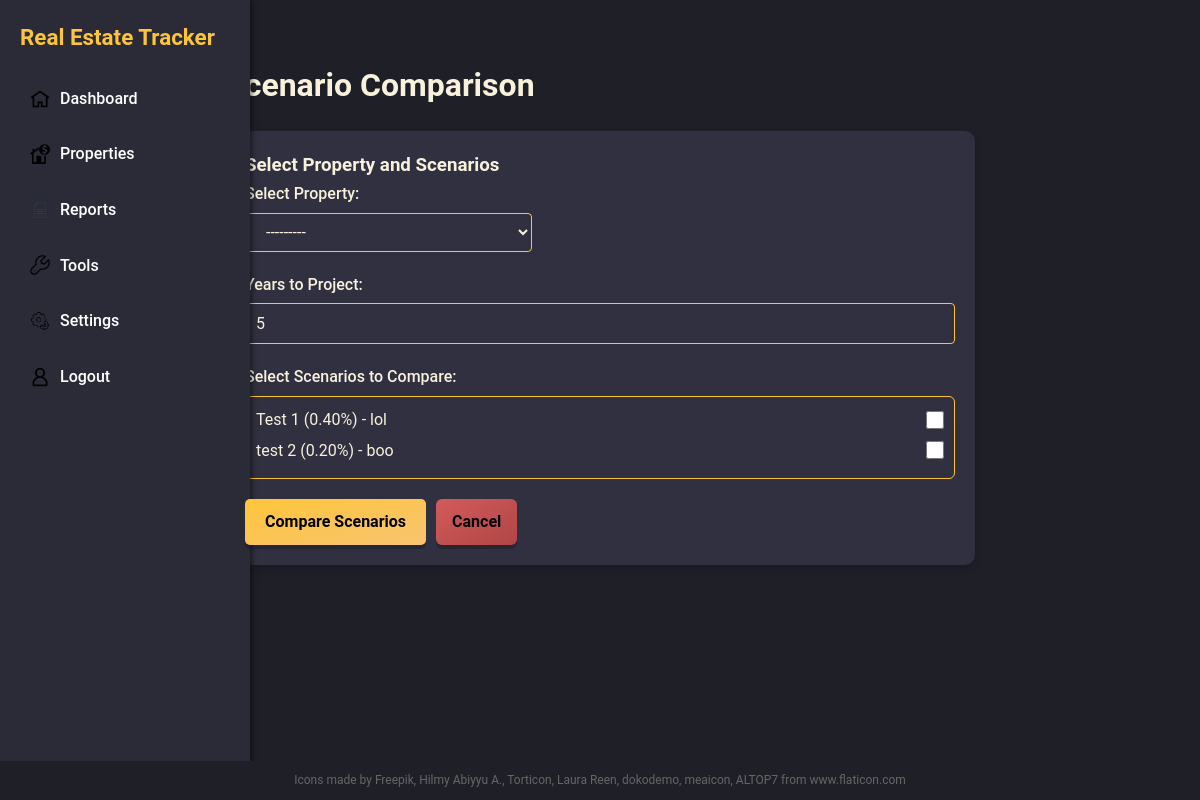
The page /tools/scenarios/compare/ (signed in) on the database as committed earlier.
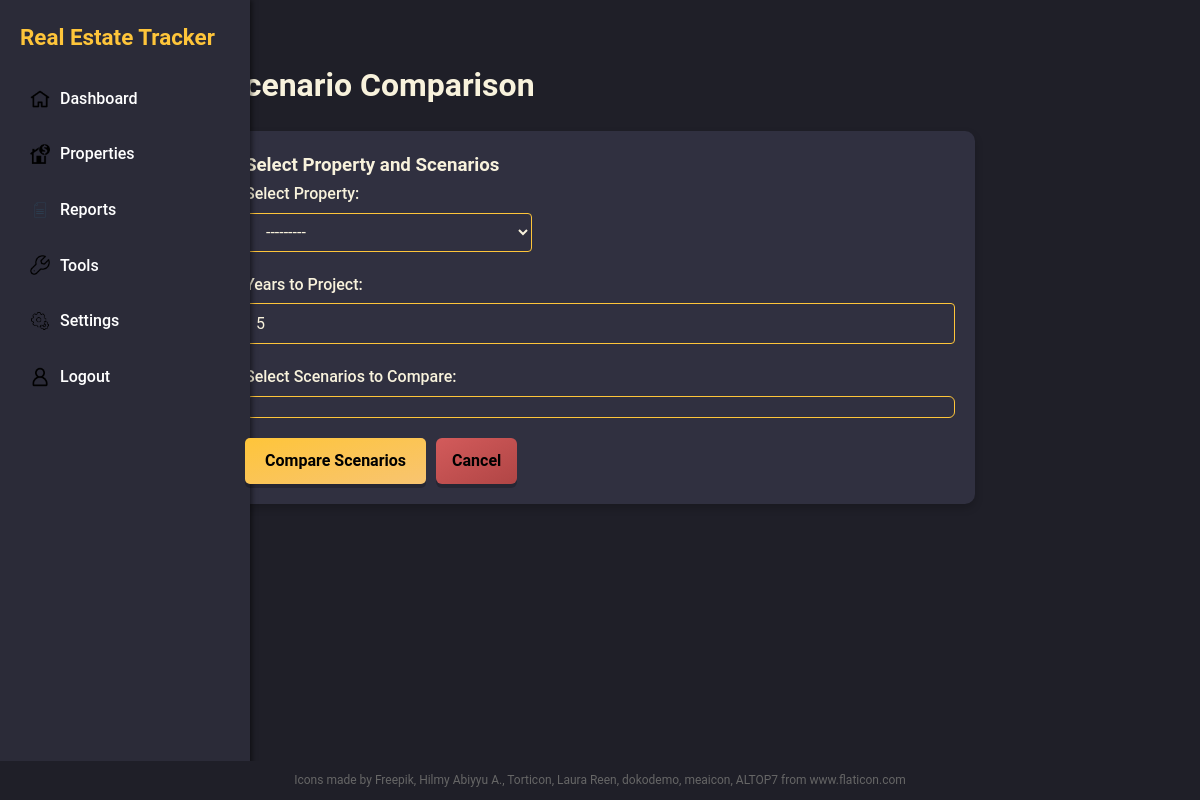
The same page on the database as committed later.
### core/models.py (models this page shows, shortened)
class Scenario(models.Model):
    name = models.CharField(max_length=100)
    growth_rate = models.DecimalField(max_digits=5, decimal_places=2)
    description = models.TextField(blank=True)
    created_at = models.DateTimeField(auto_now_add=True)

### core/views.py (the view)
# urls.py: path('tools/scenarios/compare/', views.scenario_comparison, name='scenario_comparison'),
@login_required
def scenario_comparison(request):
    if request.method == 'POST':
        form = ScenarioComparisonForm(request.POST)
        if form.is_valid():
            property_obj = form.cleaned_data['property']
            years_ahead = form.cleaned_data['years_ahead']
            selected_scenarios = form.cleaned_data['scenarios']
            results = []
            for scenario in selected_scenarios:
                growth_rate = float(scenario.growth_rate) / 100
                current_value = property_obj.calculate_current_value(growth_rate)
                future_value = property_obj.calculate_future_value(years_ahead, growth_rate)
                roi = property_obj.calculate_roi(growth_rate)
                results.append({
                    'scenario': scenario,
                    'current_value': current_value,
                    'future_value': future_value,
                    'roi': roi,
                })
            context = {
                'form': form,
                'results': results,
                'property': property_obj,
                'years_ahead': years_ahead,
                'show_results': True
            }
        else:
            context = {'form': form}
    else:
        form = ScenarioComparisonForm()
        context = {'form': form}
    return render(request, 'tools/scenario_comparison.html', context)

### core/forms.py
class ScenarioComparisonForm(forms.Form):
    property = forms.ModelChoiceField(
        queryset=Property.objects.all(),
        required=True,
        label="Select Property"
    )
    years_ahead = forms.IntegerField(
        min_value=1,
        initial=5,
        label="Years to Project",
        widget=forms.NumberInput(attrs={'class': 'form-control'})
    )
    scenarios = forms.ModelMultipleChoiceField(
        queryset=Scenario.objects.all(),
        widget=forms.CheckboxSelectMultiple,
        required=True,
        label="Select Scenarios to Compare"
    )

### core/models.py (called while the page is built)
    def __str__(self):
        return f"{self.address} ({self.get_property_type_display()})"

### core/templates/tools/scenario_comparison.html (shortened to what this page needs)
{% extends 'base.html' %}
{% block content %}
<div class="main-content">
    <div class="properties-page">
        <div style="display: flex; justify-content: space-between; align-items: center; margin-bottom: 20px;">
            <h1>Scenario Comparison</h1>
        </div>
        <div class="card">
            <h3>Select Property and Scenarios</h3>
            <form method="post">
                <div class="form-group">
                    <label for="{{ form.property.id_for_label }}">Select Property:</label>
                    {{ form.property }}
                </div>
                <div class="form-group">
                    <label for="{{ form.years_ahead.id_for_label }}">Years to Project:</label>
                    {{ form.years_ahead }}
                </div>
                <div class="form-group">
                    <label>{{ form.scenarios.label }}:</label>
                    <div class="property-checkbox-list">
                        <ul class="checkbox-list">
                            {% for scenario in form.scenarios.field.queryset %}
                            <li class="checkbox-item">
                                <span>{{ scenario.name }} ({{ scenario.growth_rate }}%) - {{ scenario.description|default:"No description" }}</span>
                                <input type="checkbox" name="scenarios" value="{{ scenario.id }}" id="scenario_{{ scenario.id }}"
                                       {% if scenario in form.scenarios.value %}checked{% endif %}>
                            </li>
                            {% endfor %}
                        </ul>
                    </div>
                </div>
                <div style="display: flex; gap: 10px; margin-top: 20px; flex-wrap: wrap;">
                    <button type="submit" class="btn-metallic btn-accent-metallic">Compare Scenarios</button>
                    <a href="{% url 'scenario_list' %}" class="btn-metallic btn-negative-metallic" style="text-decoration: none; padding: 10px 16px; border-radius: 6px;">Cancel</a>
                </div>
            </form>
        </div>
    </div>
</div>
{% endblock %}

Rows that differ between the two databases and show on the page:
removed Scenario: name "Test 1", growth_rate "0.40", description "lol"
removed Scenario: name "test 2", growth_rate "0.20", description "boo"
